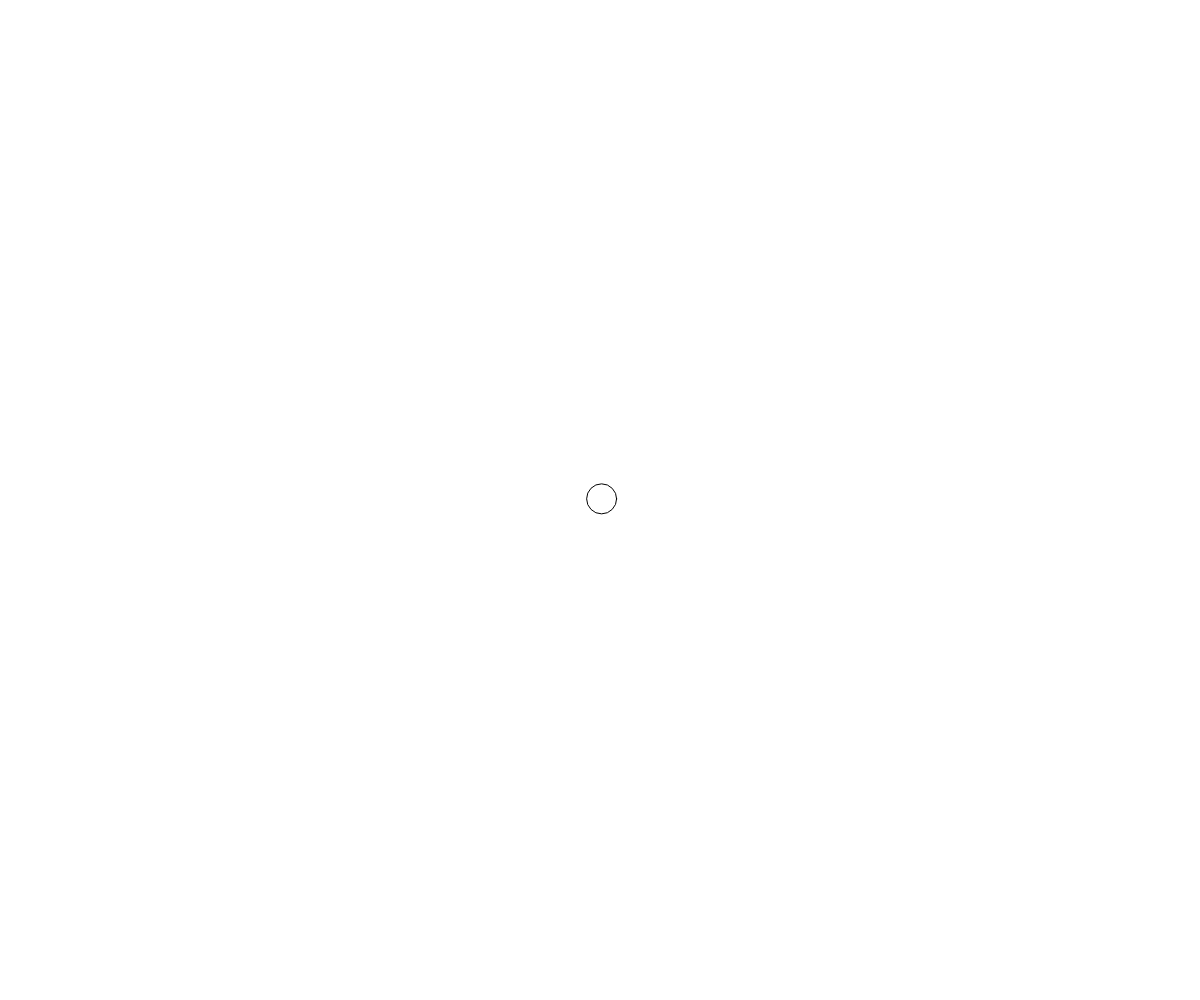
Frame 1 (no input)
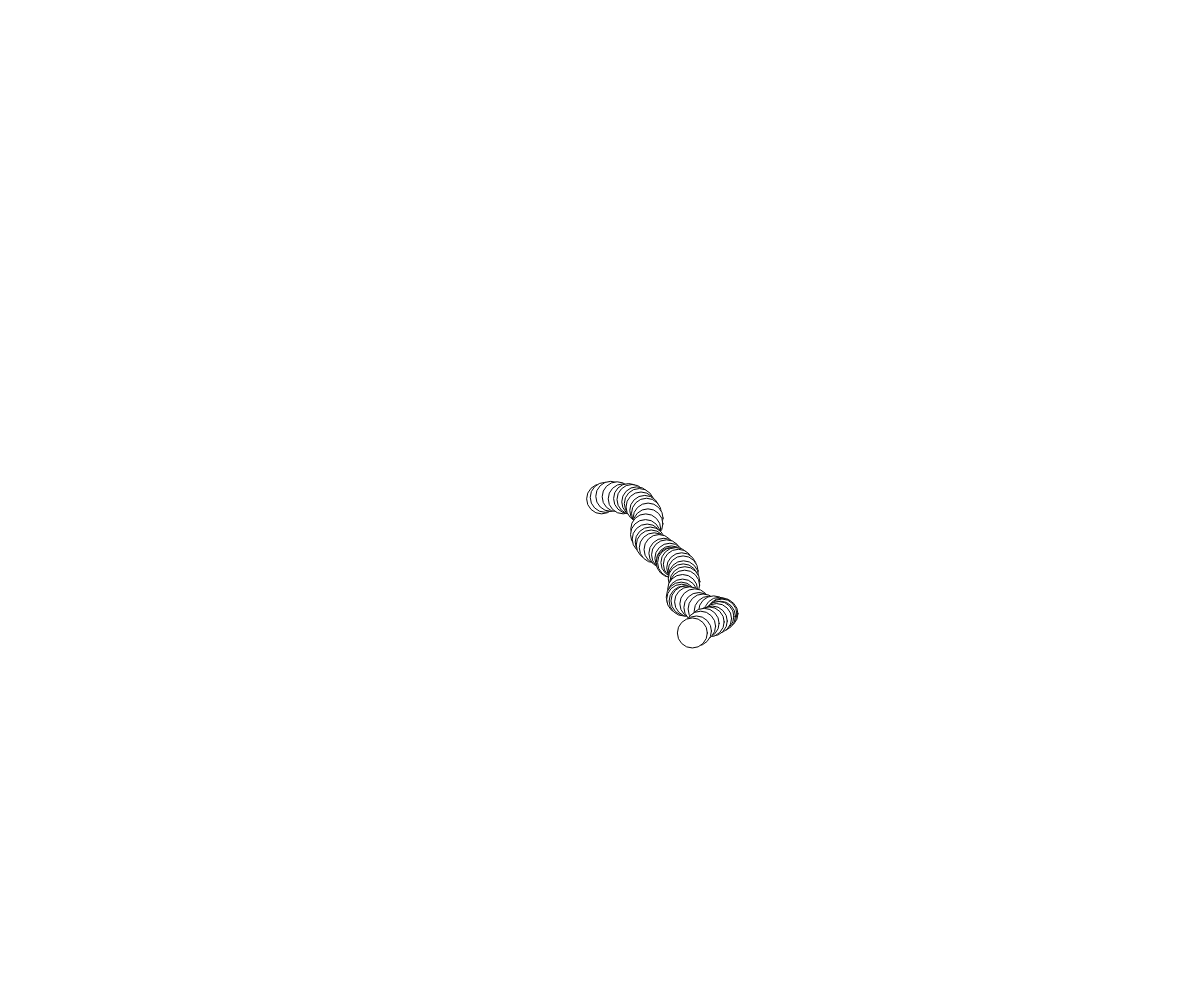
Frame 60 (no input)
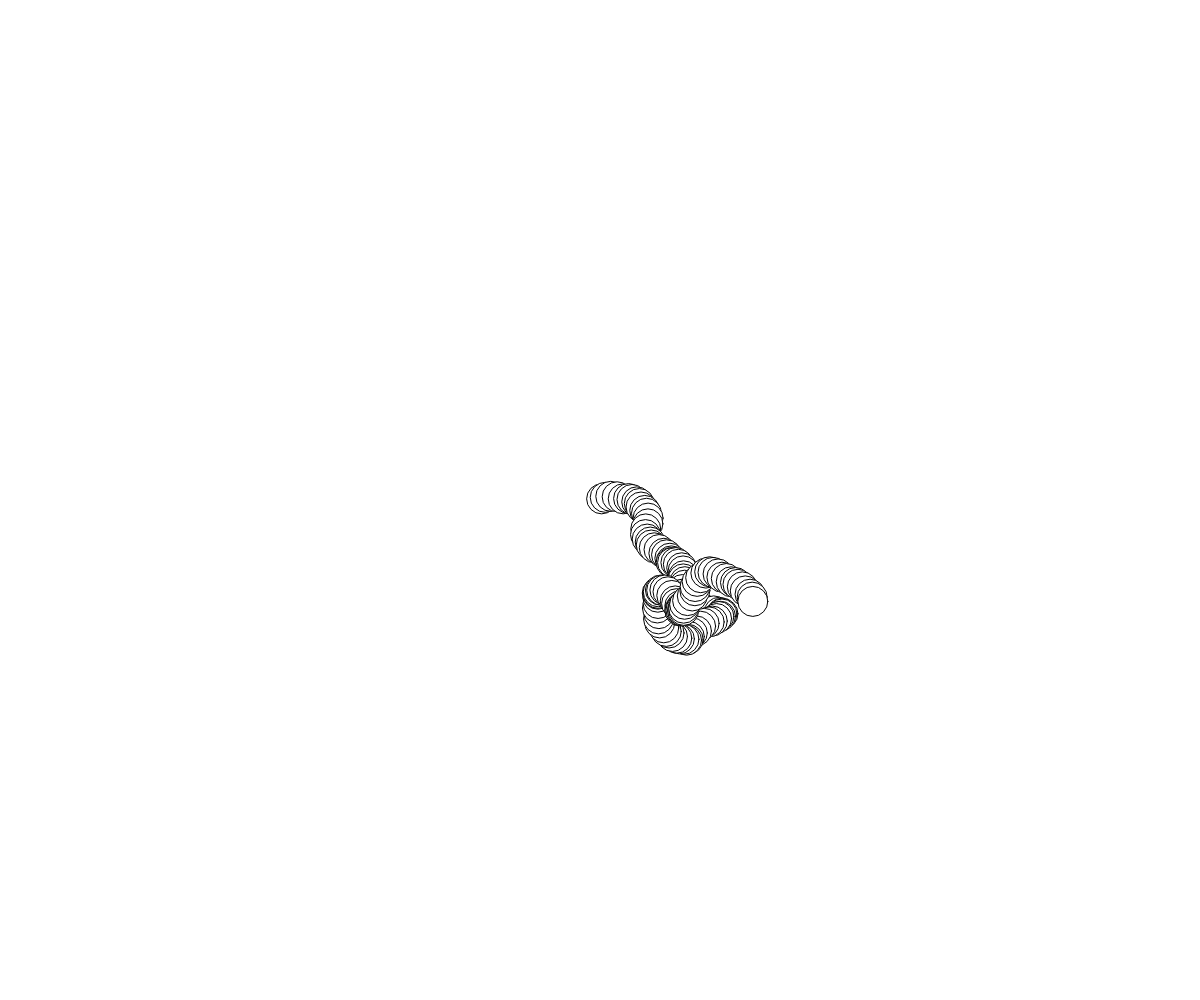
Frame 120 (the mouse pressed at the canvas centre since frame 60)

The p5.js sketch that drew these frames (run headless with seeded random() and noise() and a simulated clock; from frame 60 on, the mouse is pressed at the canvas centre):

// p5.js sketch
// ── sketch.js
// Project Title
// Your Name
// Date
//
// Extra for Experts:
// - describe what you did to take this project "above and beyond"

// let position;
// let velocity;
// let gravity;

let m;

function setup() {
  createCanvas(windowWidth, windowHeight);
  //Vectors MUST be assigned in setup
  // position = createVector(width/2, height/2);
  // velocity = createVector(random(-1, 1), random(-1, -0.1));
  // gravity = createVector(0, 0.098);

  m = new Mover(width/2, height/2);

}

function draw(){
  m.move();
  m.display();

}

class Mover {
  constructor(x_, y_){
    this.size = 30;
    this.position = createVector(x_, y_);
    this.velocity = createVector(0,0);
    this.acceleration = createVector(0,0);
  }

  edges(){
    if(this.position.x < 0)this.position.x = width;
    if(this.position.x > width)this.position.x = 0;
    if(this.position.y < 0)this.position.y = height;
    if(this.position.y > height)this.position.y = 0;
  }
  

  move(){
    this.acceleration = p5.Vector.random2D().mult(2);
    this.velocity.add(this.acceleration);
    this.position.add(this.velocity);
    this.velocity.limit(5);
    this.edges();
  }

  display(){
    ellipse(CENTER);
    push();
    translate(this.position.x, this.position.y);
    ellipse(0, 0, this.size, this.size);
    pop();
  }
}

// function draw() {
//   background(220);
//   push();
//   translate(width/2, height/2);

//   let mouse = createVector(mouseX, mouseY);
//   let center = createVector(width/2, height/2);

//   let towardsMouse = mouse.sub(center);
//   //towardsMouse.limit(100);
//   towardsMouse.normalize();
//   towardsMouse.mult(75);
//   line(0, 0, towardsMouse.x, towardsMouse.y);

//   let m = towardsMouse.mag();
//   textSize(30);
//   text(m, 0, 50);
//   pop();

//   // velocity.add(gravity);
//   // position.add(velocity);
//   // ellipse(position.x, position.y, 40, 40);
// }
